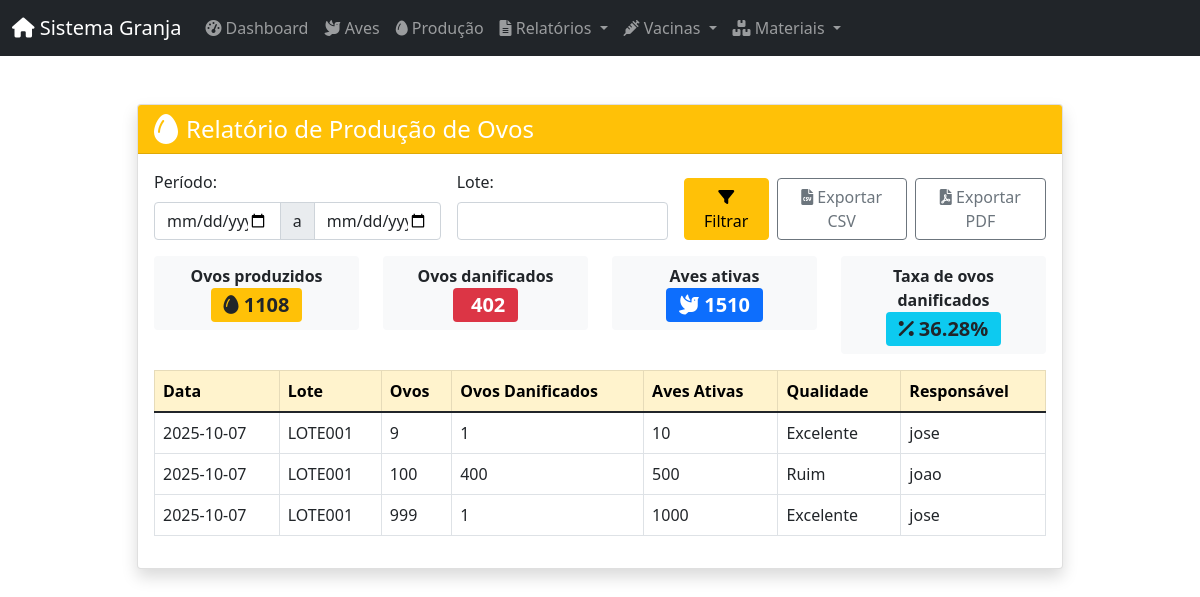
Page /producao/relatorio on the committed database.
### app/models/database.py (models this page shows)
class BaseModel(Model):
    class Meta:
        database = db

class Producao(BaseModel):
    id_producao = AutoField()
    data_coleta = DateField()
    quantidade_ovos = IntegerField()
    quantidade_aves = IntegerField()
    qualidade_producao = CharField(max_length=50)
    producao_nao_aproveitada = IntegerField(default=0)
    id_lote = CharField(max_length=50)
    observacoes = TextField(null=True)
    responsavel = CharField(max_length=100)
    class Meta:
        table_name = 'producao'

### app/controllers/producao_relatorio_controller.py (the view, shortened to what this page needs)
@producao_relatorio_bp.route('/producao/relatorio', methods=['GET'])
def relatorio_producao():
    print('Acessando relatorio_producao')
    inicio = request.args.get('inicio')
    fim = request.args.get('fim')
    lote_id = request.args.get('lote')
    agrupamento = request.args.get('agrupamento')
    print(f'Filtros recebidos: inicio={inicio}, fim={fim}, lote_id={lote_id}, agrupamento={agrupamento}')
    query = Producao.select()
    if inicio:
        query = query.where(Producao.data_coleta >= inicio)
    if fim:
        query = query.where(Producao.data_coleta <= fim)
    if lote_id:
        query = query.where(Producao.id_lote == lote_id)
    registros = list(query)
    print(f'Registros encontrados: {len(registros)}')
    total_ovos = sum(r.quantidade_ovos for r in registros)
    ovos_danificados = sum(r.producao_nao_aproveitada for r in registros)
    aves_ativas = sum(r.quantidade_aves for r in registros)
    taxa_quebra = round((ovos_danificados / total_ovos) * 100, 2) if total_ovos else 0
    return render_template('producao/relatorio.html', registros=registros, total_ovos=total_ovos, ovos_danificados=ovos_danificados, aves_ativas=aves_ativas, taxa_quebra=taxa_quebra)

### app/templates/producao/relatorio.html (shortened to what this page needs)
{% extends 'layouts/base.html' %}
{% block page_content %}
<div class="row justify-content-center">
    <div class="col-lg-10">
        <div class="card shadow mb-4">
            <div class="card-header bg-warning text-white d-flex align-items-center">
                <i class="fas fa-egg fa-2x me-2"></i>
                <h4 class="mb-0">Relatório de Produção de Ovos</h4>
            </div>
            <div class="card-body">
                <form method="get" class="row g-3 mb-3">
                    <div class="col-md-4">
                        <label class="form-label">Período:</label>
                        <div class="input-group">
                            <input type="date" name="inicio" class="form-control">
                            <span class="input-group-text">a</span>
                            <input type="date" name="fim" class="form-control">
                        </div>
                    </div>
                    <div class="col-md-3">
                        <label class="form-label">Lote:</label>
                        <input type="text" name="lote" class="form-control">
                    </div>
                    <div class="col-md-5 d-flex align-items-end">
                        <button type="submit" class="btn btn-warning me-2"><i class="fas fa-filter"></i> Filtrar</button>
                        <a href="?export=csv" class="btn btn-outline-secondary me-2"><i class="fas fa-file-csv"></i> Exportar CSV</a>
                        <a href="?export=pdf" class="btn btn-outline-secondary"><i class="fas fa-file-pdf"></i> Exportar PDF</a>
                    </div>
                </form>
                <div class="row mb-3">
                    <div class="col-md-3">
                        <div class="bg-light rounded p-2 text-center">
                            <span class="fw-bold">Ovos produzidos</span><br>
                            <span class="badge bg-warning text-dark fs-5"><i class="fas fa-egg"></i> {{ total_ovos }}</span>
                        </div>
                    </div>
                    <div class="col-md-3">
                        <div class="bg-light rounded p-2 text-center">
                            <span class="fw-bold">Ovos danificados</span><br>
                            <span class="badge bg-danger fs-5"> {{ ovos_danificados }}</span>
                        </div>
                    </div>
                    <div class="col-md-3">
                        <div class="bg-light rounded p-2 text-center">
                            <span class="fw-bold">Aves ativas</span><br>
                            <span class="badge bg-primary fs-5"><i class="fas fa-dove"></i> {{ aves_ativas }}</span>
                        </div>
                    </div>
                    <div class="col-md-3">
                        <div class="bg-light rounded p-2 text-center">
                            <span class="fw-bold">Taxa de ovos danificados</span><br>
                            <span class="badge bg-info text-dark fs-5"><i class="fas fa-percent"></i> {{ taxa_quebra }}%</span>
                        </div>
                    </div>
                </div>
                <div class="table-responsive">
                    <table class="table table-bordered table-hover align-middle">
                        <thead class="table-warning">
                            <tr>
                                <th>Data</th>
                                <th>Lote</th>
                                <th>Ovos</th>
                                <th>Ovos Danificados</th>
                                <th>Aves Ativas</th>
                                <th>Qualidade</th>
                                <th>Responsável</th>
                            </tr>
                        </thead>
                        <tbody>
                            {% for r in registros %}
                            <tr>
                                <td>{{ r.data_coleta }}</td>
                                <td>{{ r.id_lote }}</td>
                                <td>{{ r.quantidade_ovos }}</td>
                                <td>{{ r.producao_nao_aproveitada }}</td>
                                <td>{{ r.quantidade_aves }}</td>
                                <td>{{ r.qualidade_producao }}</td>
                                <td>{{ r.responsavel }}</td>
                            </tr>
                            {% endfor %}
                        </tbody>
                    </table>
                </div>
            </div>
        </div>
    </div>
</div>
{% endblock %}

### rows in the picture
Producao: data_coleta "2025-10-07", id_lote "LOTE001", quantidade_ovos "9", producao_nao_aproveitada "1", quantidade_aves "10", qualidade_producao "Excelente", responsavel "jose"
Producao: data_coleta "2025-10-07", id_lote "LOTE001", quantidade_ovos "100", producao_nao_aproveitada "400", quantidade_aves "500", qualidade_producao "Ruim", responsavel "joao"
Producao: data_coleta "2025-10-07", id_lote "LOTE001", quantidade_ovos "999", producao_nao_aproveitada "1", quantidade_aves "1000", qualidade_producao "Excelente", responsavel "jose"

### other values in the picture
{{ total_ovos }} "1108"
{{ ovos_danificados }} "402"
{{ aves_ativas }} "1510"
{{ taxa_quebra }} "36.28"
